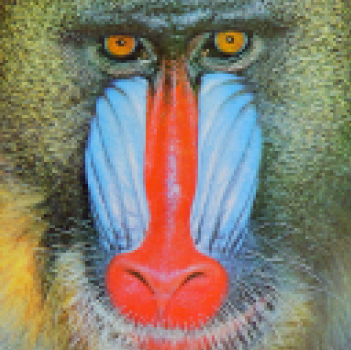
#> input picture images/ape.bmp, 351 x 350 px
$ jupyter execute --allow-errors lab5_ColorModels.ipynb   (shell and % lines are left out)
#> lines starting #> are read from the running program, lines starting #| are printed output that depends on the picture; after the words box and inside, x2 and y2 are one past the last pixel; in counts of white or black regions, pixels touching at a corner belong together
# Лабораторная работа 5.

# Цветовые модели. Цветовая сегментация

В этой работе рассматриваются базовые цветовые модели, методы конвертации, цветовая сегментация.

Цель лабораторной работы: научиться применять методы конвертации цветовых моделей и выполнить  цветовую сегментацию выданного изображения.

#
Настроим Jupyter на отображение полного интерактивного вывода:

#

from IPython.core.interactiveshell import InteractiveShell

InteractiveShell.ast_node_interactivity = "all"

### 2.4.1 Цветовая модель RGB

RGB (Red, Green, Blue - красный, зеленый, синий) - цветовая модель, описывающая способ кодирования цвета для цветовоспроизведения с помощью трёх цветов, которые принято называть основными. Выбор основных цветов обусловлен особенностями физиологии восприятия цвета сетчаткой человеческого глаза. Сетчатка глаза имеет три вида рецепторов (колбочек), ответственных за цветное зрение. Можно считать, что каждый вид колбочек даёт свой отклик на определённую длину волны видимого спектра.
 Система координат RGB - куб с началом отсчета ⟨0,0,0⟩, соответствующим черному цвету. Максимальное значение RGB - ⟨255,255,255⟩ соответствует белому цвету.

В модели RGB не разделены яркостная и оттеночная компоненты цвета, здесь легко указать яркости для одного из основных цветов, но затруднительно указать оттенок с требуемым цветовым тоном (например, телесным) и насыщенностью.

## 2.4 Цветовые модели

Цветные цифровые изображения представляют собой совокупность трех цветовых плоскостей, каждая из которых характеризует одну независимую составляющую цвета, представленную в том же формате, что и обычное 8-битное полутоновое изображение.

### 2.4.2 Цветовые модели HSV и HSI

 Цветовая модель HSV (Hue, Saturation, Value - цветовой тон, насыщенность, мера яркости) - модель, ориентированная на человека и обеспечивающая возможность явного задания требуемого оттенка цвета. Среди прочих используемых в настоящее время моделей, эта модель отражает физические свойства цвета и наиболее точно соответствует способу восприятия цвета человеческим глазом.
 Оттенок цвета (H) - это длина световой волны, отраженной или прошедшей через объект. Насыщенность (S) характеризует степень, уровень выражения оттенка цвета. Она определяет соотношение серого цвета и выбранного оттенка и выражается в долях от 0 (серый) до 1 (полностью насыщенный). Мера яркости (V) характеризует интенсивность цвета, поэтому она измеряется в диапазоне от 0 (черный) до 1 (белый). При увеличении яркости цвет становится более светлым (белым). Составляющая V является нелинейной, что близко соответствует восприятию человеком светлых и темных цветов.

С точки зрения обработки изображений цветовое пространство удобно тем, что позволяет непосредственно оперировать интенсивностью (яркостью) и цветом (тоном) пикселя.

Существует также цветовая модель HSL (hue, saturation, lightness) или HSI (hue, saturation, intensity) , которая строится по такому же принципу, что и модель HSV, но отличающаяся кодированием цвета пикселя и, соответственно, формулами преобразования из цветового пространства RGB в HSI/HSV и обратно.

**HSV vs. HSL**
Представление **HSL** моделирует то, как различные краски смешиваются вместе, чтобы создать цвет в реальном мире. Полностью насыщенные цвета размещаются вокруг круга при значении светлоты 1/2, при этом значение светлоты 0 или 1 соответствует полностью черному или белому соответственно. Между тем, представление HSV моделирует, как цвета появляются при свете. Разница между HSL и HSV заключается в том, что цвет с максимальной светлотой в HSL является чисто белым, но цвет с максимальным значением / яркостью в HSV аналогичен освещению белого света на цветном объекте (например, яркое белый свет на красный объект заставляет объект по-прежнему казаться красным, просто ярче и интенсивнее, в то время как тусклый свет на красный объект заставляет объект казаться темнее и менее ярким).

Наглядно разницу между HSV и HSL можно увидеть на изображениях визуализации цветовых пространств:

Подробнее про различия HSL и HSV моделей можно прочитать [здесь](https://en.wikipedia.org/wiki/HSL_and_HSV)

Алгоритмы преобразования из RGB в HSV и наоборот можно посмотреть [здесь](https://ru.wikipedia.org/wiki/HSV_(%D1%86%D0%B2%D0%B5%D1%82%D0%BE%D0%B2%D0%B0%D1%8F_%D0%BC%D0%BE%D0%B4%D0%B5%D0%BB%D1%8C))

Алгоритмы преобразования из RGB в HSL и наоборот можно посмотеть [здесь](https://ru.wikipedia.org/wiki/HSL)

**В OpenCV есть готовый метод преобразования изображений из одних цветовых моделей в другие:**
`cv.cvtColor(image, ColorConversionType)`
Где ColorConversionType - тип преобразования из одной цветовой модели в другую:
cv.COLOR_BGR2RGB - преобразование из BGR в RGB
cv.COLOR_RGB2BGR - преобразование из RGB в BGR
cv.COLOR_BGR2GRAY - преобразование из BGR в GRAY
cv.COLOR_RGB2GRAY - преобразование из RGB в GRAY
cv.COLOR_GRAY2RGB - преобразование из GRA в RGB
cv.COLOR_GRAY2BGR - преобразование из GRA в BGR
cv.COLOR_HSV2RGB - преобразование из HSV в RGB
cv.COLOR_HLS2RGB - преобразование из HLS в RGB
cv.COLOR_RGB2HSV - преобразование из RGB в HSV
cv.COLOR_RGB2HLS - преобразование из RGB в HLS

Полный список типов конвертации можно посмотреть в [документации](https://docs.opencv.org/3.4/d8/d01/group__imgproc__color__conversions.html)

[cell 1]
import sys
sys.path.append('../')
import matplotlib.pyplot as plt
import cv2 as cv
import numpy as np
from utility import util
from matplotlib import colors
from matplotlib.colors import hsv_to_rgb

Загружаем изображение. Преобразуем в модель RGB

[cell 2]
image = cv.imread('../images/ape.bmp')
#> image is the input picture: shape (350, 351, 3); mean B, G, R 110.6, 126, 134.6
image_rgb = cv.cvtColor(image, cv.COLOR_BGR2RGB)
plt.imshow(image_rgb)
plt.show()

Отображаем разные каналы по разным осям на трехмерном графике. В случае модели RGB не видно кластеризации по цвету.

[cell 3]
r, g, b = cv.split(image_rgb)
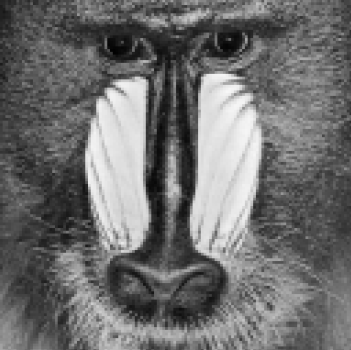
#> b: shape (350, 351); min 2, max 247, mean 110.6
fig = plt.figure()
axis = fig.add_subplot(1, 1, 1, projection="3d")
pixel_colors = image_rgb.reshape((np.shape(image_rgb)[0]*np.shape(image_rgb)[1], 3))
norm = colors.Normalize(vmin=-1.,vmax=1.)
norm.autoscale(pixel_colors)
pixel_colors = norm(pixel_colors).tolist()
#> pixel_colors = 122850 items
axis.scatter(r.flatten(), g.flatten(), b.flatten(), facecolors=pixel_colors, marker=".")
axis.set_xlabel("Red")
axis.set_ylabel("Green")
axis.set_zlabel("Blue")
plt.show()

Построим отдельный канал красного цвета

[cell 4]
red = image_rgb.copy()
# set blue and green channels to 0
red[:, :, 1] = 0
red[:, :, 2] = 0
# RGB - Red
plt.imshow(red)
plt.show()

Преобразуем изображение в цветовую модель HSV

[cell 5]
image_hsv = cv.cvtColor(image_rgb, cv.COLOR_RGB2HSV)
#> image_hsv: shape (350, 351, 3); mean H, S, V 57.2, 91.4, 155.5

Отобразим разные каналы полученного изображения на трехмерном графике

[cell 6]
h, s, v = cv.split(image_hsv)
fig = plt.figure()
axis = fig.add_subplot(1, 1, 1, projection="3d")

axis.scatter(h.flatten(), s.flatten(), v.flatten(), facecolors=pixel_colors, marker=".")
axis.set_xlabel("Hue")
axis.set_ylabel("Saturation")
axis.set_zlabel("Value")
plt.show()

Создадим маски для разных оттенков синего цвета

[cell 7]
lower_blue = np.array([0,50,50])
upper_blue = np.array([90,255,255])
lo_square = np.full((10, 10, 3), lower_blue, dtype=np.uint8) / 255.0
do_square = np.full((10, 10, 3), upper_blue, dtype=np.uint8) / 255.0

plt.subplot(1, 2, 1)
plt.imshow(hsv_to_rgb(lo_square))
plt.subplot(1, 2, 2)
plt.imshow(hsv_to_rgb(do_square))
plt.show()

Найдем на изображении цвета подходящие под маску от светлосинего до темносинего. И добавим маску на изображение.

[cell 8]
mask = cv.inRange(image_hsv, lower_blue, upper_blue)
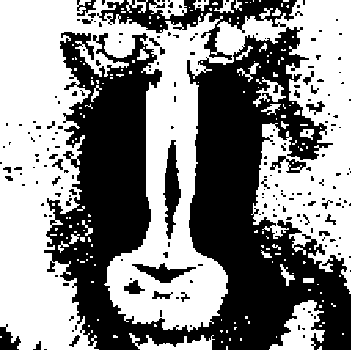
#> mask: shape (350, 351); 53.7% white; 208 black regions (168 under 20 px), largest, box (x1, y1, x2, y2) and area: (44, 27, 351, 350) 48669, (97, 0, 297, 60) 3461, (163, 140, 181, 239) 960
result = cv.bitwise_and(image_rgb, image_rgb, mask=mask)

plt.figure(figsize=(15,20))
plt.subplot(1, 3, 1)
plt.imshow(image_rgb)
plt.subplot(1, 3, 2)
plt.imshow(mask, cmap="gray")
plt.subplot(1, 3, 3)
plt.imshow(result)
plt.show()

Зададим другую маску

[cell 9]
light_white = (0, 0, 200)
dark_white = (145, 60, 255)

lw_square = np.full((10, 10, 3), light_white, dtype=np.uint8) / 255.0
dw_square = np.full((10, 10, 3), dark_white, dtype=np.uint8) / 255.0

plt.subplot(1, 2, 1)
plt.imshow(hsv_to_rgb(lw_square))
plt.subplot(1, 2, 2)
plt.imshow(hsv_to_rgb(dw_square))
plt.show()

mask_white = cv.inRange(image_hsv, light_white, dark_white)
#> mask_white: shape (350, 351); 1.8% white; 41 white regions (28 under 20 px), largest, box (x1, y1, x2, y2) and area: (127, 143, 148, 225) 391, (209, 167, 228, 214) 311, (201, 146, 217, 209) 283
result_white = cv.bitwise_and(image_hsv, image_hsv, mask=mask_white)
#> result_white: shape (350, 351, 3); mean H, S, V 1.9, 0.8, 3.8
plt.figure(figsize=(15,20))

plt.subplot(1, 3, 1)
plt.imshow(image_rgb)
plt.subplot(1, 3, 2)
plt.imshow(mask_white, cmap="gray")
plt.subplot(1, 3, 3)
plt.imshow(result_white)
plt.show()

Применим обе маски и сгладим изображение

[cell 10]
final_mask = mask + mask_white

final_result = cv.bitwise_and(image_rgb, image_rgb, mask=final_mask)
blur = cv.GaussianBlur(final_result, (7, 7), 0)

plt.figure(figsize=(15,20))
plt.subplot(1, 3, 1)
plt.imshow(final_mask, cmap="gray")
plt.subplot(1, 3, 2)
plt.imshow(final_result)
plt.subplot(1, 3, 3)
plt.imshow(blur)
plt.show()

Пробуем сделать цветовую сегментацию

[cell 11]
def segment_image(image):
    ''' Attempts to segment the whale out of the provided image '''

    # Convert the image into HSV
    hsv_image = cv.cvtColor(image, cv.COLOR_RGB2HSV)

    # Set the blue range
    lower_blue = (0, 0, 0)
    upper_blue = (0, 0, 0)

    # Apply the blue mask
    mask = cv.inRange(hsv_image, lower_blue, upper_blue)
#> mask: shape (350, 351); every value is 0

    # Set a white range
    light_white = (0, 60, 200)
    dark_white = (15, 255, 255)

    # Apply the white mask
    mask_white = cv.inRange(hsv_image, light_white, dark_white)
#> mask_white: shape (350, 351); 10.7% white; 6 white regions (4 under 20 px), largest, box (x1, y1, x2, y2) and area: (108, 82, 226, 330) 12659, (146, 338, 209, 350) 448

    # Combine the two masks
    final_mask = mask + mask_white
    result = cv.bitwise_and(image, image, mask=final_mask)

    # Clean up the segmentation using a blur
    blur = cv.GaussianBlur(result, (7, 7), 0)
    return blur


result = segment_image(image_rgb)

plt.figure(figsize=(15,20))
plt.subplot(1, 2, 1)
plt.imshow(image_rgb)
plt.subplot(1, 2, 2)
plt.imshow(result)
plt.show()

Самостоятельное задание. Сделать цветовую сегментацию выданного изображения.
Пороги для цветовой сегментации подобрать в ручную, используя преобразование изображения
в формат LAB.

### Еще пример цветовой сегментации

Известно, что цветные цифровые изображения представляют собой совокупность трех цветовых плоскостей, каждая из которых характеризует одну независимую составляющую цвета, представленную в том же формате, что и обычное 8-битное полутоновое изображение. Следовательно, все описанные процедуры обработки полутоновых изображений в яркостной области могут быть обобщены и на случай обработки цветных изображений. Специфика же здесь связана прежде всего с различными цветовыми моделями, позволяющими по-разному работать с разными цветовыми и другими составляющими изображения.

[cell 12]
image3 = cv.imread('../images/pencils.png')
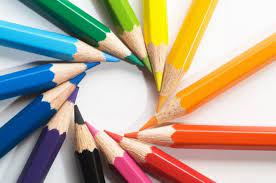
#> input picture images/pencils.png, 276 x 183 px
#> image3 is the input picture: shape (183, 276, 3); mean B, G, R 147.3, 167, 181.4
rgb_image3 = cv.cvtColor(image3, cv.COLOR_BGR2RGB)
hsv_image3 = cv.cvtColor(rgb_image3, cv.COLOR_RGB2HSV)
#> hsv_image3: shape (183, 276, 3); mean H, S, V 54.4, 101.7, 203.1
h, s, v = cv.split(hsv_image3)
#> h: shape (183, 276)
#> s: shape (183, 276)
#> v: shape (183, 276)

low_h = 75
high_h = 85

mask = cv.inRange(h, low_h, high_h)
#> mask: shape (183, 276); 3.3% white; 68 white regions (64 under 20 px), largest, box (x1, y1, x2, y2) and area: (35, 0, 109, 42) 1319, (127, 53, 142, 65) 92, (84, 0, 92, 9) 27, (131, 71, 138, 77) 24
result = cv.bitwise_and(rgb_image3, rgb_image3, mask=mask)
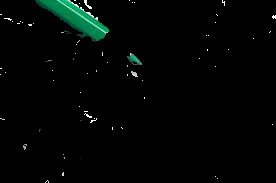
#> result: shape (183, 276, 3); mean R, G, B 1.7, 4.9, 3.6

gs = plt.GridSpec(2, 2)
plt.figure(figsize=(10, 8))
plt.subplot(gs[0])
plt.imshow(rgb_image3)
plt.title('Исходное изображение')
plt.xticks([]), plt.yticks([])
plt.subplot(gs[1])
plt.imshow(mask, cmap='gray')
plt.title('Маска')
plt.xticks([]), plt.yticks([])
plt.subplot(gs[2])
plt.hist(h.reshape(-1), np.max(h), [np.min(h), np.max(h)])
plt.vlines(low_h, 0, 5000, 'r'), plt.vlines(high_h, 0, 5000, 'r')
plt.title('Гистограмма h слоя')
plt.subplot(gs[3])
plt.imshow(result)
plt.title('Изображение с пикселями выделенного цвета')
plt.show()
#> figure, not shown here; panel 3: tallest bar 4998 high, from x = 0 to 1

## Лаба

[cell 13]
image_dress_brg = cv.imread('../images/dress.jpg')
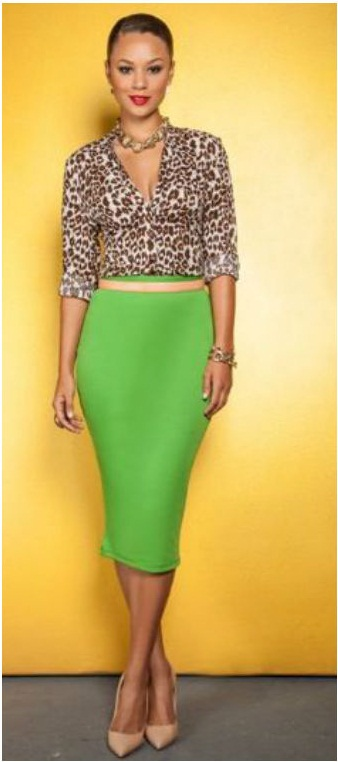
#> input picture images/dress.jpg, 338 x 762 px
#> image_dress_brg is the input picture: shape (762, 338, 3); mean B, G, R 97, 174.7, 198.1
image_rgb_dress = cv.cvtColor(image_dress_brg, cv.COLOR_BGR2RGB)
plt.imshow(image_rgb_dress)
plt.show()

[cell 14]
r, g, b = cv.split(image_rgb_dress)
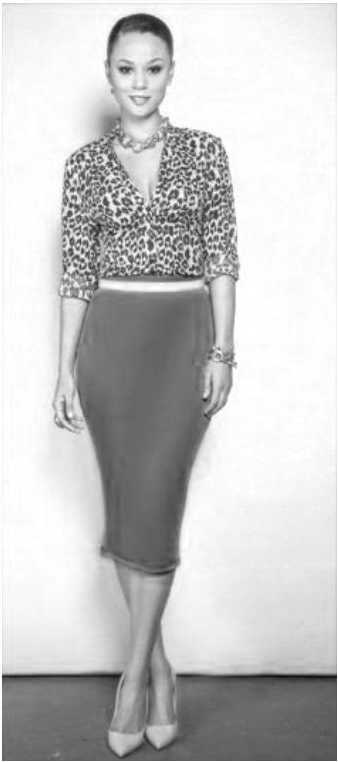
#> r: shape (762, 338); min 13, max 255, mean 198.1
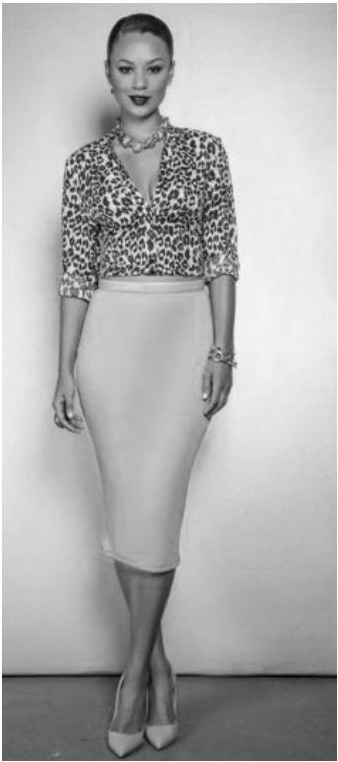
#> g: shape (762, 338); min 1, max 255, mean 174.7
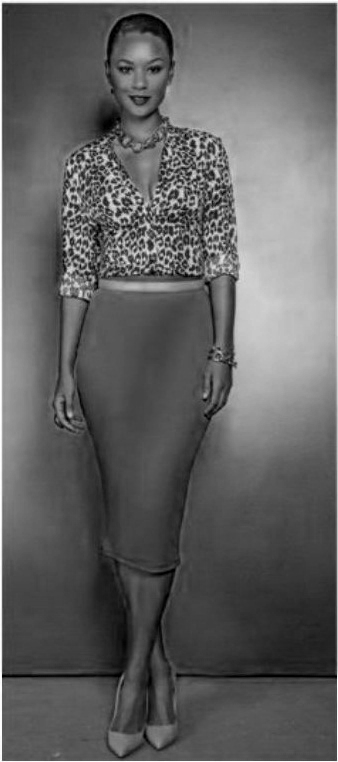
#> b: shape (762, 338); min 0, max 255, mean 97
fig = plt.figure()
axis = fig.add_subplot(1, 1, 1, projection="3d")
pixel_colors = image_rgb.reshape((np.shape(image_rgb)[0]*np.shape(image_rgb)[1], 3))
norm = colors.Normalize(vmin=-1.,vmax=1.)
norm.autoscale(pixel_colors)
pixel_colors = norm(pixel_colors).tolist()
#> (the rest of this cell did not finish here and is left out)

[cell 15]
image_dress_hsv = cv.cvtColor(image_rgb, cv.COLOR_RGB2HSV)

[cell 16]
h, s, v = cv.split(image_dress_hsv)


fig = plt.figure(figsize=(16, 8))
axis = fig.add_subplot(1, 1, 1, projection="3d")

axis.scatter(h.flatten(), s.flatten(), v.flatten(), facecolors=pixel_colors, marker=".")
axis.set_xlabel("Hue")
axis.set_ylabel("Saturation")
axis.set_zlabel("Value")
plt.show()

[cell 17]
h, s, v = cv.split(image_dress_hsv)
fig = plt.figure(figsize=(16, 8))
plt.hist(h.reshape(-1), np.max(h), [np.min(h), np.max(h)])
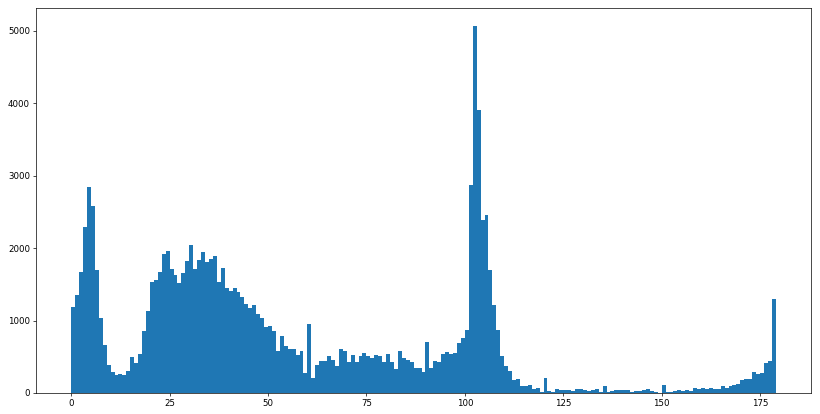
#> figure drawn by matplotlib, 1 panel; tallest bar 5058 high, from x = 102 to 103

[cell 18]
h, s, v = cv.split(image_dress_hsv)

low_h = 30
high_h = 70

mask = cv.inRange(h, low_h, high_h)
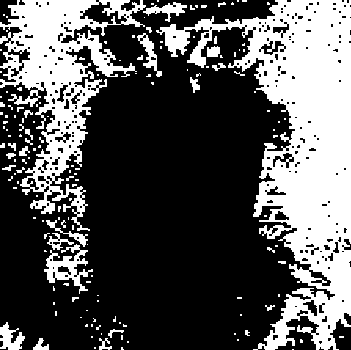
#> mask: shape (350, 351); 34% white; 155 white regions (119 under 20 px), largest, box (x1, y1, x2, y2) and area: (156, 0, 351, 350) 25769, (0, 0, 146, 231) 11686, (44, 244, 93, 294) 911
#> (the rest of this cell did not finish here and is left out)
